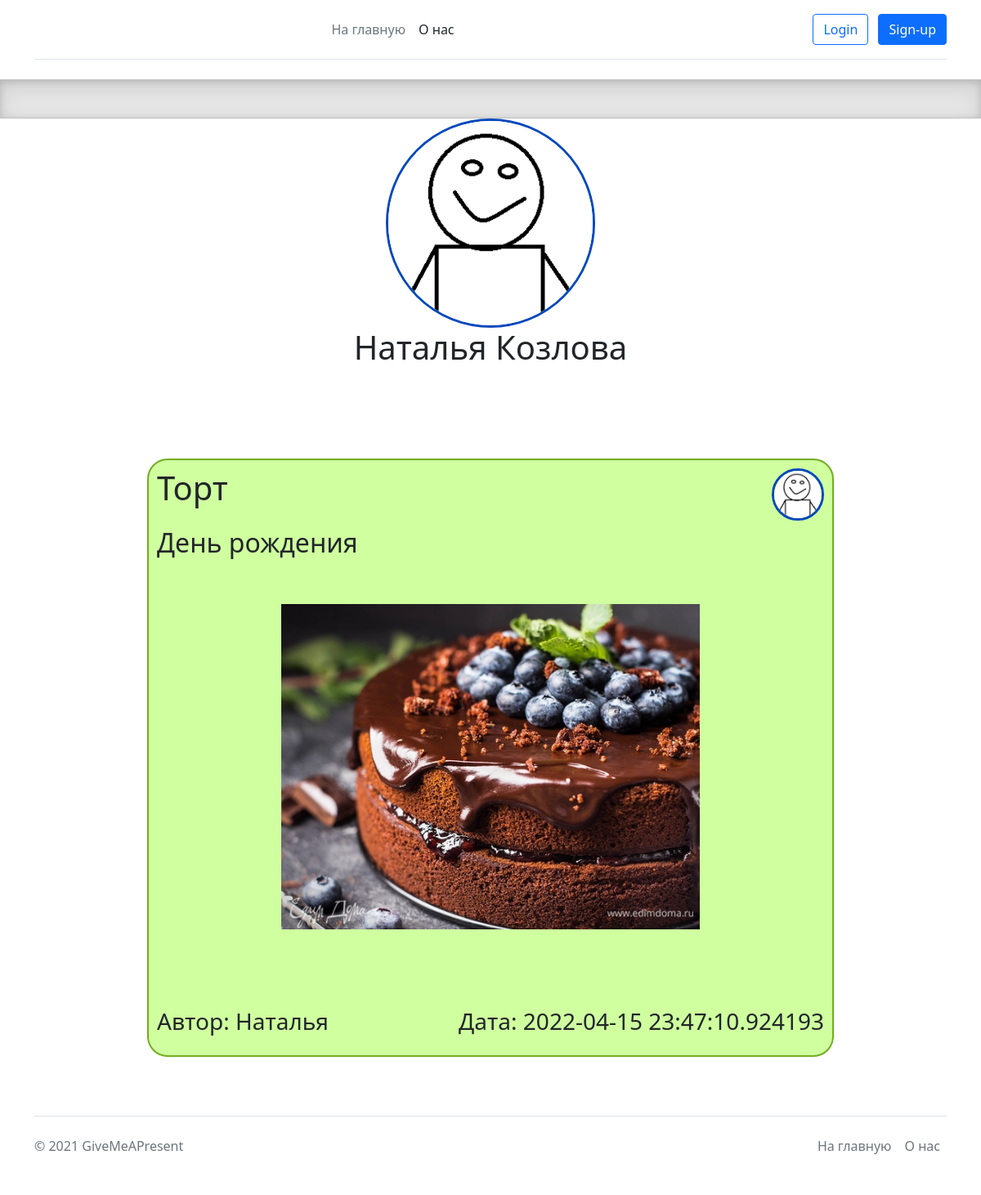
The page /profile/3 on the database its author committed.
### data/users.py (models this page shows, shortened)
class User(SqlAlchemyBase, UserMixin, SerializerMixin):
    __tablename__ = 'users'
    id = sqlalchemy.Column(sqlalchemy.Integer,
                           primary_key=True, autoincrement=True, unique=True)
    name = sqlalchemy.Column(sqlalchemy.String, nullable=False)
    surname = sqlalchemy.Column(sqlalchemy.String, nullable=False)
    about = sqlalchemy.Column(sqlalchemy.CHAR, nullable=True, default='')
    age = sqlalchemy.Column(sqlalchemy.Integer)
    picture = sqlalchemy.Column(sqlalchemy.String, nullable=False)
    email = sqlalchemy.Column(sqlalchemy.String, index=True,
                              unique=True, nullable=False)
    hashed_password = sqlalchemy.Column(sqlalchemy.String, nullable=False)
    friends = sqlalchemy.Column(sqlalchemy.Text)
    booked = sqlalchemy.Column(sqlalchemy.String, default='0 ', nullable=False)
    wishes = orm.relation("Wishes", back_populates='user')

### data/wishes.py (models this page shows)
class Wishes(SqlAlchemyBase, SerializerMixin):
    __tablename__ = 'wishes'
    id = sqlalchemy.Column(sqlalchemy.Integer,
                           primary_key=True, autoincrement=True, nullable=False)
    user_id = sqlalchemy.Column(sqlalchemy.Integer,
                                sqlalchemy.ForeignKey("users.id"), nullable=False)
    title = sqlalchemy.Column(sqlalchemy.String, nullable=False)
    description = sqlalchemy.Column(sqlalchemy.String, nullable=False)
    main_picture = sqlalchemy.Column(sqlalchemy.String, nullable=True)
    pictures = sqlalchemy.Column(sqlalchemy.String, nullable=True)
    create_date = sqlalchemy.Column(sqlalchemy.DateTime,
                                    default=datetime.datetime.now)
    is_booked = sqlalchemy.Column(sqlalchemy.Boolean, default=False, nullable=False)
    user = orm.relation('User')

### main.py (the view)
@app.route('/profile/<int:id>', methods=['GET', 'POST'])
def profile(id):
    db_sess = db_session.create_session()
    user = db_sess.query(User).filter(User.id == id).first()
    wishes = db_sess.query(Wishes).filter(Wishes.user_id == id)
    return render_template('profile.html', user=user, wishes=wishes)

### data/db_session.py (called while the page is built)
def create_session() -> Session:
    global __factory
    return __factory()

### templates/profile.html (shortened to what this page needs)
<!doctype html>
<link rel="stylesheet" href="../static/css/avatar.css">
<link rel="stylesheet" href="../static/css/main.css">
{% extends "base.html" %}
{% block content %}
<div class="center">
    {% if user.picture %}
    <img src="{{ user.picture }}" alt="Картинка" height="256" class="avatar">
    {%else%}
    <img src="../static/img/null_user.png" alt="Картинка" height="256" class="avatar">
    {% endif %}
    <br>
    <h1>{{ user.name }} {{ user.surname }}</h1>
    <br><br>
    <br><br>
</div>
{% for item in wishes[::-1] %}
<div class="block">
    <div id="container">
        <div id="image" style="float:right;">
            {% if item.user.picture %}
            <img src="{{ user.picture }}" alt="Аватарка" width="64" height="64" class="avatar">
            {%else%}
            <img src="../static/img/null_user.png" alt="Аватарка" width="64" height="64" class="avatar">
            {% endif %}
        </div>
        <div id="texts" style="float:left;">
            <h1>{{ item.title }}</h1>
        </div>
    </div>
    <br><br><br>
    <h2>{{ item.description }}</h2>
    <br><br>
    <div class="center">
        {% if item.main_picture %}
        <div>
            <img src="{{ item.main_picture }}" width="512" alt="здесь картинка">
        </div>
        {% endif %}
        <br>
    </div>
    <br><br><br>
    {% set a = item.pictures %}
    <div style="float:right">
        <h3>Дата: {{ item.create_date }}</h3>
    </div>
    <div style="float:left;">
        <h3>Автор: {{ user.name }}</h3>
    </div>
    <br><br>
</div>
<br><br>
{% endfor %}
{% endblock %}

### static/css/avatar.css (style rules this page uses)
.avatar { border-radius: 50%; border: solid #0048bd; }

### static/css/main.css (style rules this page uses)
.center { text-align: center; }
.block { margin: auto; border-radius: 25px; border: 2px solid #73AD21; padding: 10px; width: 70%; background: #cfff9f; }

### rows shown on the page
User: name "Наталья", surname "Козлова"
Wishes: title "Торт", description "День рождения", main_picture (picture), create_date "2022-04-15 23:47:10.924193"
